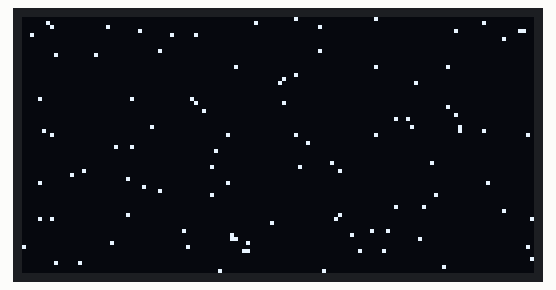
This program was run on a simulated Raspberry Pi Pico running MicroPython. Parts: 128×64 one-colour display. Random numbers come from a fixed seed; library files of the repository ran but are not shown: ssd1306.py. At 5.2 s the program stops and its outputs stay as they are.

Above: at 0.61 s.
At 1.31 s:
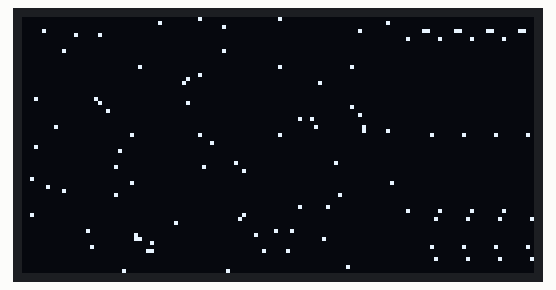
At 1.79 s:
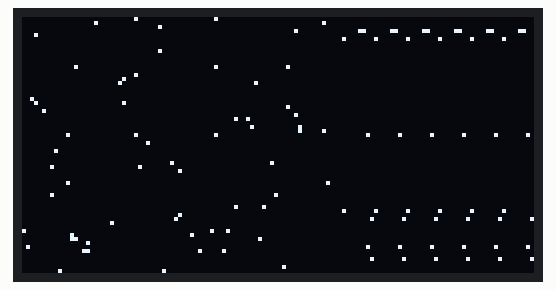
At 2.26 s:
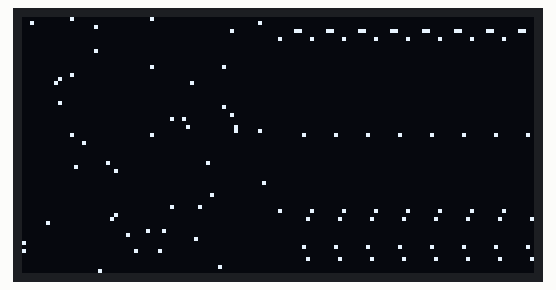
At 3.2 s:
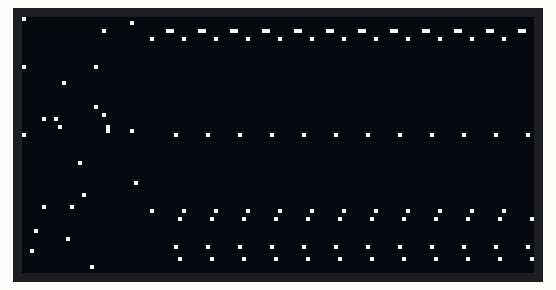
At 4.1 s:
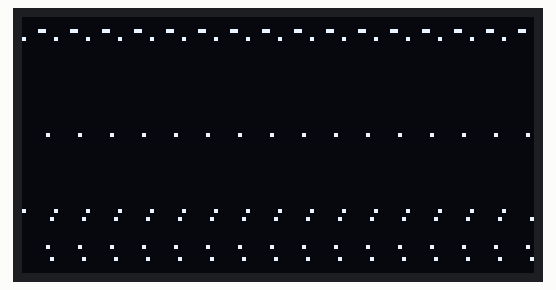

The program:

2-3_oled_scroll.py
```python
from machine import Pin, I2C
from ssd1306 import SSD1306_I2C
import time,random

i2c=I2C(0,sda=Pin(20), scl=Pin(21), freq=40000)
oled = SSD1306_I2C(128, 64, i2c)

oled.fill(0)

for i in range(100):
    oled.pixel(63+random.randint(-63,64),31+random.randint(-31,32),1)
oled.show()
for shift in range(20):
    oled.scroll(-8,0)
    oled.show()
```
